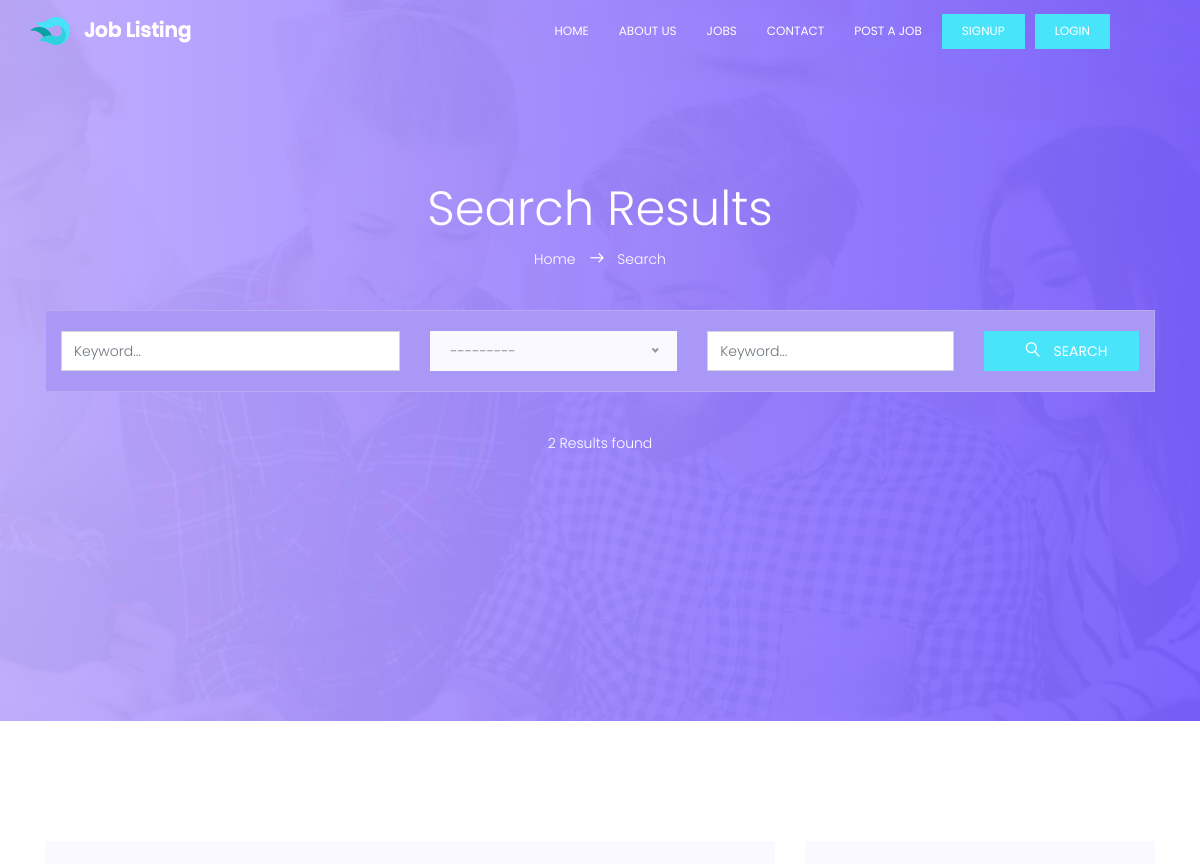
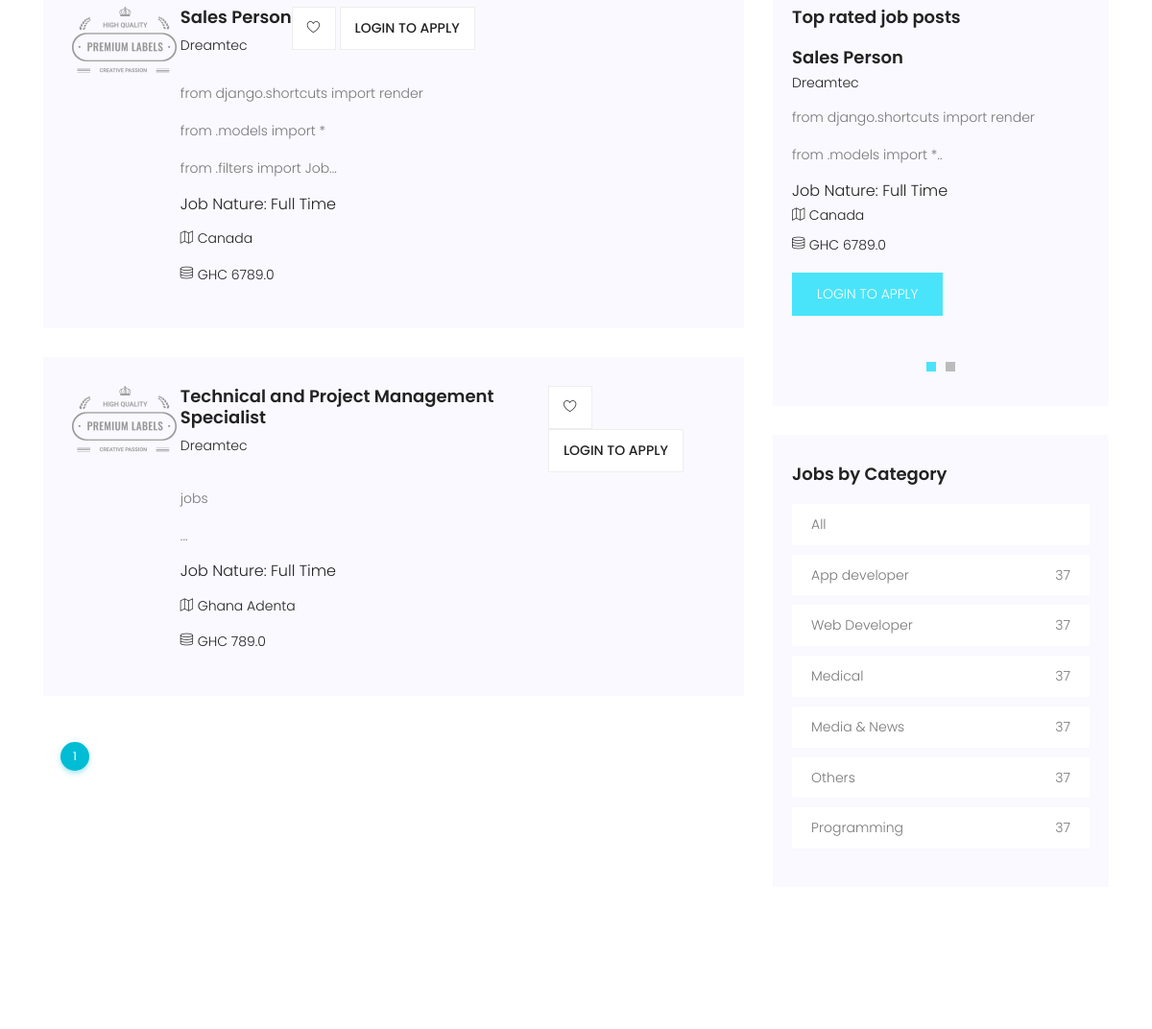
/jobs (upper part), run on an earlier commit of the app's database (2 pictures, top to bottom).
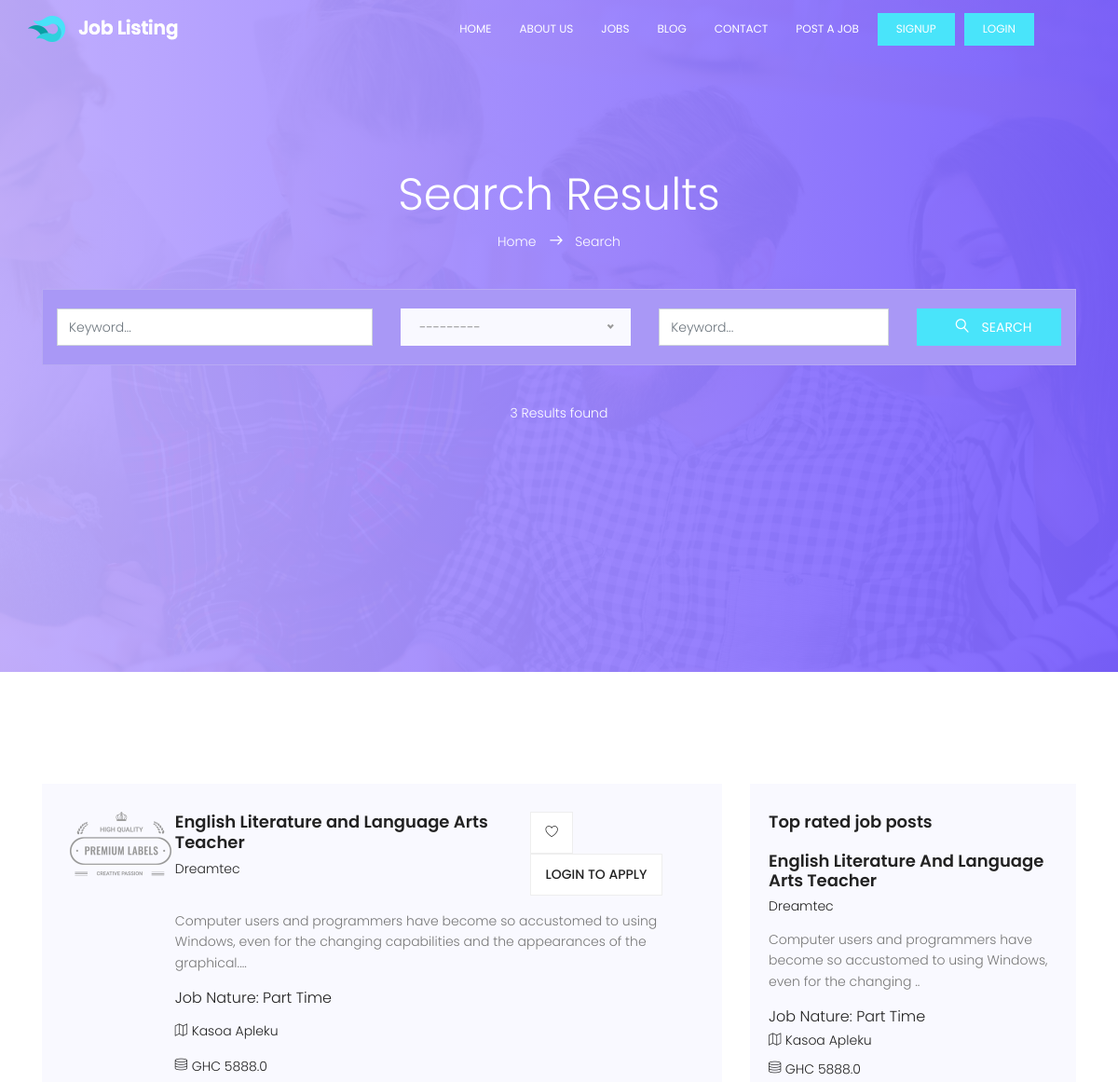
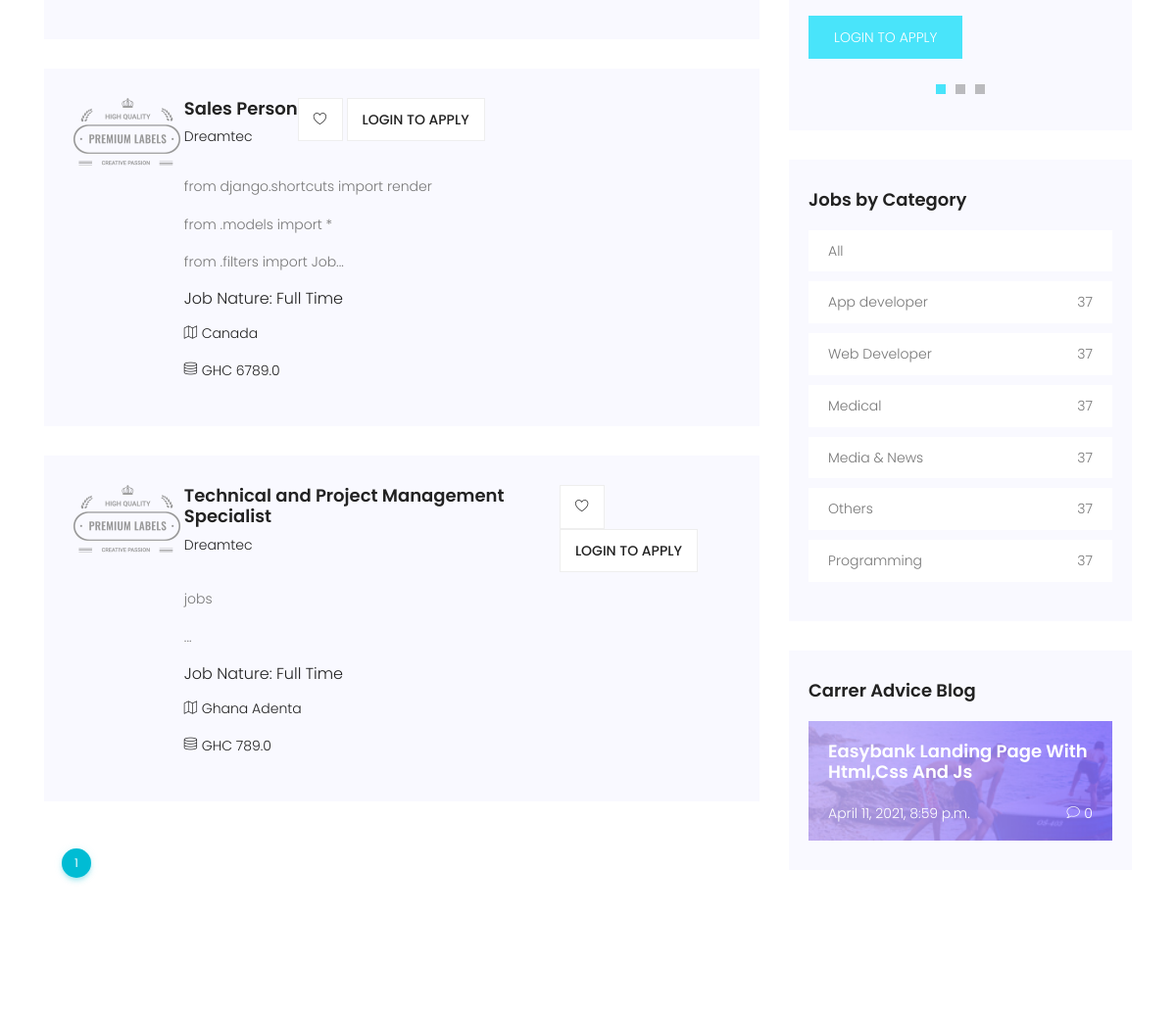
And on a later commit of the database (2 pictures, top to bottom).
### portal/models.py (models this page shows, shortened)
class Job(models.Model):
    company_name = models.CharField(max_length=200)
    job_title = models.CharField(max_length=200)
    company_email = models.EmailField(blank=True, null=True)
    thumbnail = models.ImageField(upload_to='jobs_img', blank=True, null=True)
    category = models.ForeignKey(
        Category, on_delete=models.CASCADE, default='Others')
    job_type = models.CharField(max_length=20, choices=_job_Type, default=1)
    description = RichTextField()
    location = models.CharField(max_length=150)
    salary = models.FloatField(blank=True, null=True)
    application_url = models.URLField(blank=True, null=True)
    slug = models.SlugField(blank=True, null=True)
    created = models.DateTimeField(auto_now_add=True)
    featured = models.BooleanField(default=False)
    approved = models.BooleanField(default=True)
    class Meta:
        ordering = ['-created']

class Category(models.Model):
    category = models.CharField(max_length=100)
    created = models.DateTimeField(auto_now_add=True)
    class Meta:
        verbose_name_plural = 'Categories'
        ordering = ['-id']
    def __str__(self):
        return self.category

### blog/models.py (models this page shows, shortened)
class Blog(models.Model):
    title = models.CharField(max_length=200)
    thumbnail = models.ImageField(
        upload_to="blog/images", blank=True, null=True)
    category = models.CharField(max_length=150)
    description = RichTextField()
    published = models.BooleanField(default=True)
    featured = models.BooleanField(default=False)
    slug = models.SlugField(blank=True, null=True)
    created = models.DateTimeField(auto_now_add=True)
    class Meta:
        ordering = ['-created']

### portal/views.py (the view)
# urls.py: path('jobs', jobs, name="jobs"),
def jobs(request):
    category = request.GET.get('category')
    if category == None:
        jobs = Job.objects.filter(approved=True).order_by('-created')
    else:
        jobs = Job.objects.filter(
            approved=True, category__category=category)
    filters = JobFilter(
        request.GET, queryset=Job.objects.filter(approved=True))
    jobs = filters.qs
    paginator = Paginator(jobs, 15)
    page_number = request.GET.get('page', 1)
    page_objects = paginator.get_page(page_number)
    context = {
        'jobs': jobs,
        'filters': filters,
        'page_objects': page_objects,
        'paginator': paginator
    }
    return render(request, 'portal/search.html', context)

### portal/context_processors.py (called while the page is built)
def Processors(request):
    jobs = Job.objects.filter(approved=True).order_by('-created')
    categories = Category.objects.all().order_by('-id')
    blogs = Blog.objects.filter(published=True).order_by('-id')
    blog_count = blogs.count()
    return {
        'categories': categories,
        'jobs': jobs,
        'blog_count': blog_count,
        'blogs': blogs,
    }

### templates/portal/search.html (shortened to what the changed rows need)
{% extends 'base.html' %}
{% load static %}
{% block content %}
			<section class="banner-area relative" id="home">
				<div class="container">
					<div class="row search-page-top d-flex align-items-center justify-content-center">
						<div class="banner-content col-lg-12">
							<h1 class="text-white">
								Search Results
							</h1>
							<p class="text-white link-nav">
								<a href="{% url 'home' %}">Home </a> <span class="lnr lnr-arrow-right"></span> <a href="#">	 Search</a>
							</p>
							<form action="" method="GET" class="serach-form-area">
								<div class="row justify-content-center form-wrap">
								</div>
							</form>
							<p class="text-white">{{paginator.count}} Results found</p>
						</div>
					</div>
				</div>
			</section>
			<section class="post-area section-gap">
				<div class="container">
					<div class="row justify-content-center d-flex">
						<div class="col-lg-8 post-list">
							{% for job in page_objects %}
							<div class="single-post d-flex flex-row">
								<div class="thumb">
									<img src="{% static 'img/post.png' %}" alt="">
								</div>
								<div class="details">
									<div class="title d-flex flex-row justify-content-between">
										<div class="titles">
											<a href="{% url 'detail' job.slug %}"><h4>{{job.job_title}}</h4></a>
											<h6>{{job.company_name}}</h6>
										</div>
										<ul class="btns">
											<li><a href="{% url 'detail' job.slug %}"><span class="lnr lnr-heart"></span></a></li>
											{% if request.user.is_authenticated %}
											<li><a href="{% url 'detail' job.slug %}">Apply</a></li>
											{% else %}
											<li><a href="{% url 'login' %}">Login to apply</a></li>
											{% endif %}
										</ul>
									</div>
									<p>
									{{job.description|slice:":150"|safe}}...
									</p>
									<h5>Job Nature: {{job.job_type}}</h5>
									<p class="address"><span class="lnr lnr-map"></span> {{job.location}}</p>
									{% if job.salary %}
									<p class="address"><span class="lnr lnr-database"></span> GHC {{job.salary}}</p>
									{% endif %}
								</div>
							</div>
							{% empty %}
							<h3> No job post found </h4>
							{% endfor %}
						</div>
						<div class="col-lg-4 sidebar">
							{% if jobs.count > 1 %}
							<div class="single-slidebar">
								<h4>Top rated job posts</h4>
								<div class="active-relatedjob-carusel">
								{% for job in jobs|slice:":4" %}
									{% if job.featured == True %}
										<div class="single-rated">
											<h4>{{job.job_title|title}}</h4>
											<h6>{{job.company_name}}</h6>
											<p>
											{{job.description|slice:":100"|safe}}..
											</p>
											<h5>Job Nature: {{job.job_type}}</h5>
											<p class="address"><span class="lnr lnr-map"></span> {{job.location}}</p>
											{% if job.salary %}
											<p class="address"><span class="lnr lnr-database"></span> GHC {{job.salary}}</p>
											{% endif %}
											{% if request.user.is_authenticated %}
											<a href="{% url 'detail' job.slug %}" class="btns text-uppercase">Apply job</a>
											{% else %}
											<a href="{% url 'login' %}" class="btns text-uppercase">Login to apply</a>
											{% endif %}
										</div>
									{% endif %}
								{% endfor %}
								</div>
							</div>
							{% endif %}
							<div class="single-slidebar">
								<ul class="cat-list">
								{% for category in categories|slice:":10" %}
									<li>
									<a class="justify-content-between d-flex" href="{% url 'jobs' %}?category={{category.category}}">
									<p>{{category.category}}</p>
									<span>37</span>
									</a>
									</li>
								{% endfor %}
								</ul>
							</div>
							{% if blog_count > 0 %}
							<div class="single-slidebar">
								<h4>Carrer Advice Blog</h4>
								<div class="blog-list">
								{% for blog in blogs %}
								{% if blog.featured %}
									{% if blog.thumbnail %}
									<div class="single-blog " style="background:#000 url({% static 'img/blog2.jpg' %});">
									{% else %}
									<div class="single-blog " style="background:#000 url({% static 'img/blog3.jpg' %});">
									{% endif %}
										<a href="{% url 'blog_detail' blog.slug %}">
										<h4>
										{{blog.title|title}}
										</h4></a>
										<div class="meta justify-content-between d-flex">
											<p>
												{{blog.created}}
											</p>
											<p>
												 <span class="lnr lnr-bubble"></span>
												{{blog.comments.count}}
											</p>
										</div>
									</div>
									{% endif %}
								{% endfor %}
								</div>
							</div>
							{% endif %}
						</div>
					</div>
				</div>
			</section>
{% endblock %}

What changed in the data, as far as the page shows it:
no longer on one of the page's lists (row unchanged): Job: job_title "Sales Person", company_name "Dreamtec", description "from django.shortcuts import render from .models import *", job_type "Full Time", location "Canada", salary "6789.0"
added Job: job_title "English Literature and Language Arts Teacher", company_name "Dreamtec", description "Computer users and programmers have become so accustomed to using Windows, even for the changing capabilities and the appearances of the graphical.", job_type "Part Time", location "Kasoa Apleku", salary "5888.0", job_title "English Literature And Language Arts Teacher", description "Computer users and programmers have become so accustomed to using Windows, even for the changing"
added Blog: featured True (drawn), title "Easybank Landing Page With Html,Css And Js", created "April 11, 2021, 8:59 p.m.", comments.count "0"
Also different on the page:
{{ paginator.count }}: "2" → "3"
text now shown: "BLOG Carrer Advice Blog"
